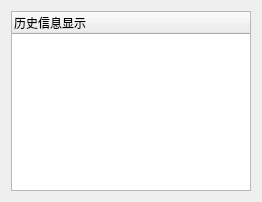
<?xml version="1.0" encoding="UTF-8"?>
<ui version="4.0">
 <class>CornerWindow</class>
 <widget class="QWidget" name="CornerWindow">
  <property name="geometry">
   <rect>
    <x>0</x>
    <y>0</y>
    <width>262</width>
    <height>202</height>
   </rect>
  </property>
  <property name="windowTitle">
   <string>Form</string>
  </property>
  <layout class="QGridLayout" name="gridLayout">
   <item row="0" column="0">
    <widget class="QTreeWidget" name="treeWidget_4">
     <property name="mouseTracking">
      <bool>true</bool>
     </property>
     <column>
      <property name="text">
       <string>历史信息显示</string>
      </property>
     </column>
    </widget>
   </item>
  </layout>
 </widget>
 <resources/>
 <connections/>
</ui>
